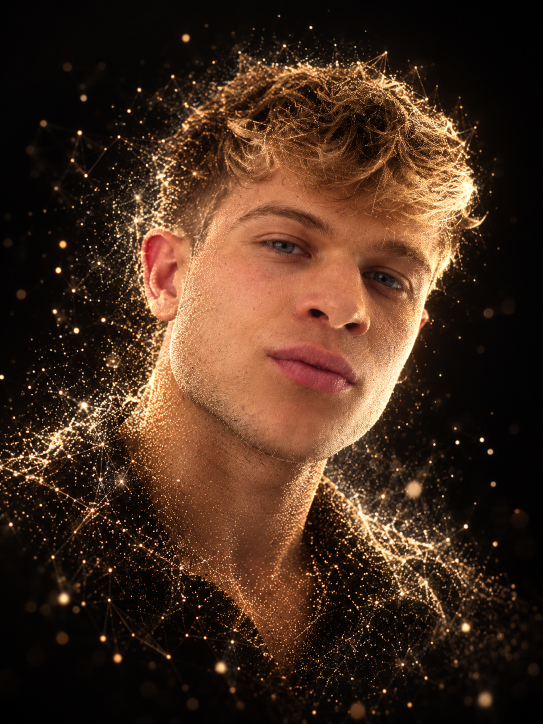
#> input picture assets/project-images/portrait-reference.png, 1086 x 1448 px, found by its file name (shown at 1/2 size)
$ python test_analysis.py
#> lines starting #> are read from the running program, lines starting #| are printed output that depends on the picture; after the words box and inside, x2 and y2 are one past the last pixel; in counts of white or black regions, pixels touching at a corner belong together
import cv2
import numpy as np

img = cv2.imread('assets/project-images/portrait-reference.png')
#> img is the input picture: shape (1448, 1086, 3); mean B, G, R 29.9, 45.3, 70.1
h, w, c = img.shape
#> h = 1448; w = 1086; c = 3
print(f"Loaded image: {w}x{h}, channels: {c}")
#| Loaded image: 1086x1448, channels: 3

gray = cv2.cvtColor(img, cv2.COLOR_BGR2GRAY)
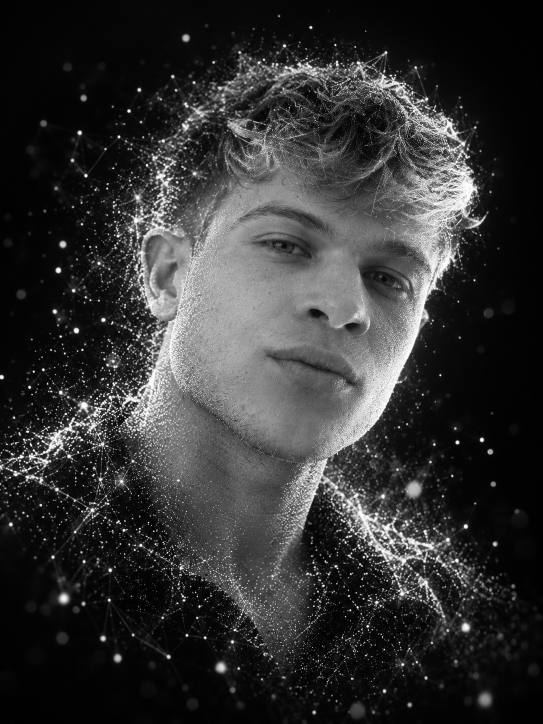
#> gray: shape (1448, 1086) (shown at 1/2 size); min 0, max 255, mean 50.9

# Calculate luminance
lum = gray.astype(np.float32)

# Find subject bounding box (lum > 15)
mask = lum > 15
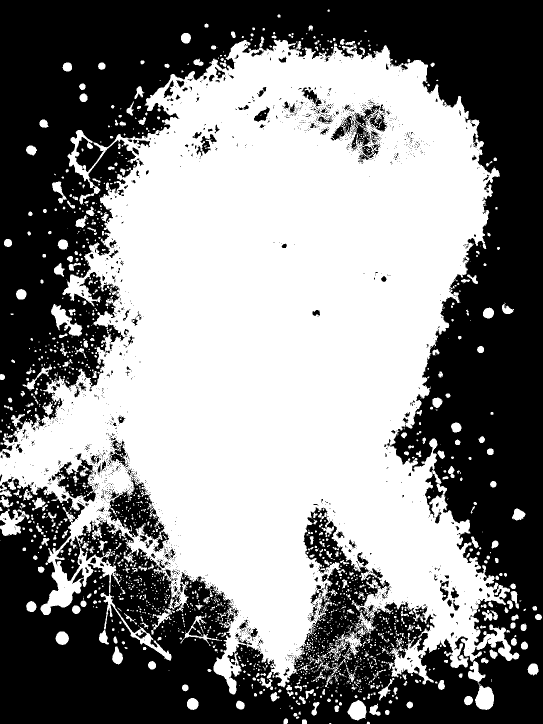
#> mask: shape (1448, 1086) bool (shown at 1/2 size); 52.4% white; 2011 black regions (1854 under 20 px), largest, box (x1, y1, x2, y2) and area: (0, 0, 1086, 1448) 717918, (216, 954, 338, 1104) 6550, (103, 907, 192, 1004) 3343
y_indices, x_indices = np.where(mask)
ymin, ymax = y_indices.min(), y_indices.max()
#> ymin = 19; ymax = 1447
xmin, xmax = x_indices.min(), x_indices.max()
#> xmin = 0; xmax = 1083
print(f"Subject bounding box: x=[{xmin}, {xmax}], y=[{ymin}, {ymax}]")
#| Subject bounding box: x=[0, 1083], y=[19, 1447]

# Let's check brightness centroid
cy = int(np.sum(y_indices * lum[mask]) / np.sum(lum[mask]))
#> cy = 684
cx = int(np.sum(x_indices * lum[mask]) / np.sum(lum[mask]))
#> cx = 557
print(f"Luminance centroid: ({cx}, {cy})")
#| Luminance centroid: (557, 684)

# Check color channels
b, g, r = cv2.split(img)
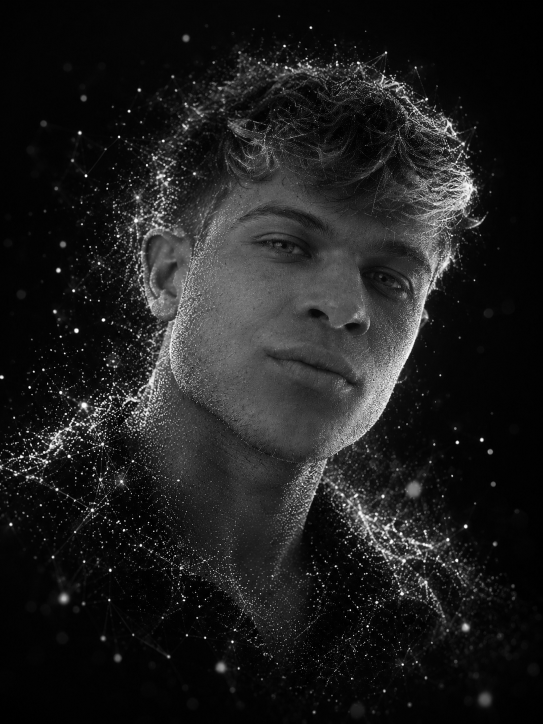
#> b: shape (1448, 1086) (shown at 1/2 size); min 0, max 255, mean 29.9
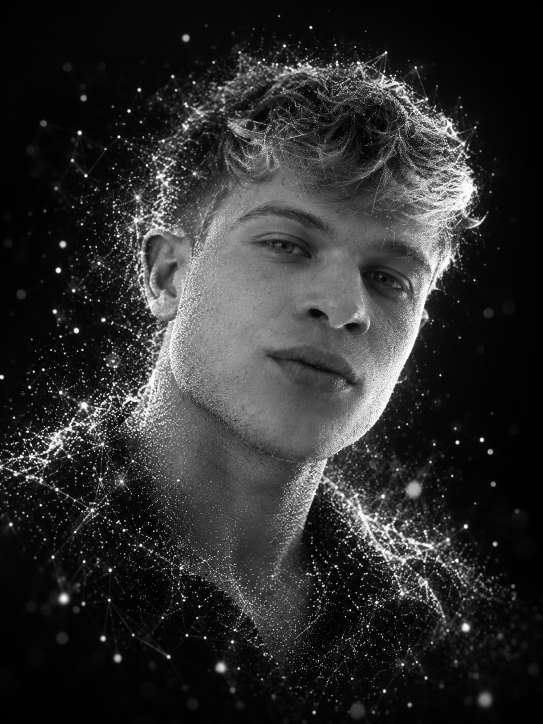
#> g: shape (1448, 1086) (shown at 1/2 size); min 0, max 255, mean 45.3
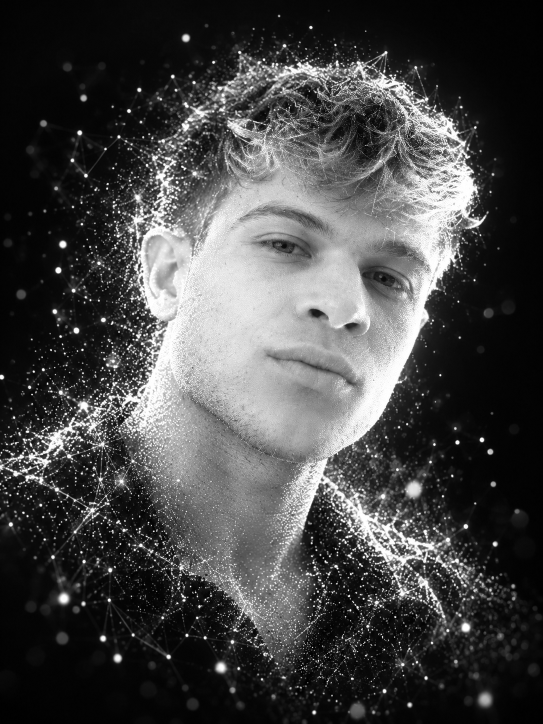
#> r: shape (1448, 1086) (shown at 1/2 size); min 0, max 255, mean 70.1
# Skin has r > g > b
skin_mask = (r > 60) & (g > 35) & (b > 25) & (r > g) & (g > b)
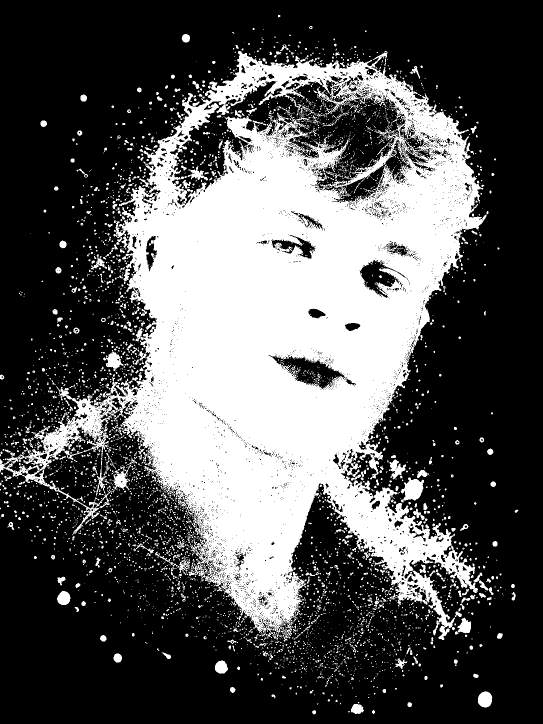
#> skin_mask: shape (1448, 1086) bool (shown at 1/2 size); 33.7% white; 4535 white regions (4028 under 20 px), largest, box (x1, y1, x2, y2) and area: (0, 102, 973, 1283) 479349, (801, 955, 848, 1005) 1420, (226, 929, 263, 981) 829
print(f"Skin pixels count: {np.count_nonzero(skin_mask)}")
#| Skin pixels count: 529955

# Eyes / pupils within face region
# Around y: 400-600, x: 400-800
face_roi = gray[400:600, 400:800]
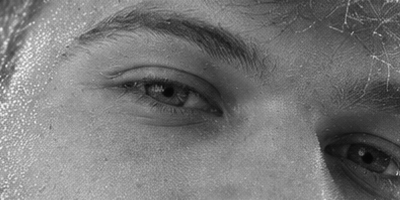
#> face_roi: shape (200, 400); min 6, max 251, mean 118.1
print(f"Face ROI min lum: {face_roi.min()}, max: {face_roi.max()}")
#| Face ROI min lum: 6, max: 251
